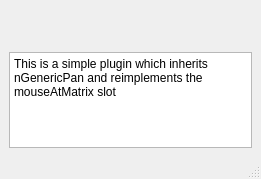
<?xml version="1.0" encoding="UTF-8"?>
<ui version="4.0">
 <class>test_plugin</class>
 <widget class="QMainWindow" name="test_plugin">
  <property name="geometry">
   <rect>
    <x>0</x>
    <y>0</y>
    <width>261</width>
    <height>179</height>
   </rect>
  </property>
  <property name="windowTitle">
   <string>MainWindow</string>
  </property>
  <widget class="QWidget" name="centralwidget">
   <layout class="QGridLayout" name="gridLayout" rowstretch="0,0,0">
    <item row="2" column="0">
     <widget class="QPlainTextEdit" name="plainTextEdit">
      <property name="plainText">
       <string>This is a simple plugin which inherits nGenericPan and reimplements the mouseAtMatrix slot
</string>
      </property>
      <property name="textInteractionFlags">
       <set>Qt::TextSelectableByKeyboard|Qt::TextSelectableByMouse</set>
      </property>
     </widget>
    </item>
    <item row="1" column="0">
     <widget class="QLabel" name="label">
      <property name="font">
       <font>
        <pointsize>24</pointsize>
       </font>
      </property>
      <property name="text">
       <string/>
      </property>
      <property name="alignment">
       <set>Qt::AlignCenter</set>
      </property>
     </widget>
    </item>
   </layout>
  </widget>
  <widget class="QStatusBar" name="statusbar"/>
 </widget>
 <resources/>
 <connections/>
</ui>
